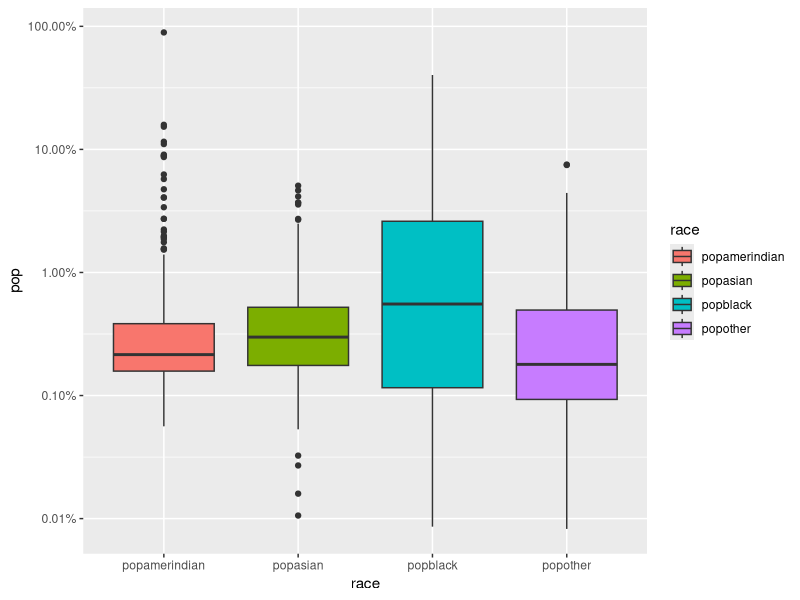
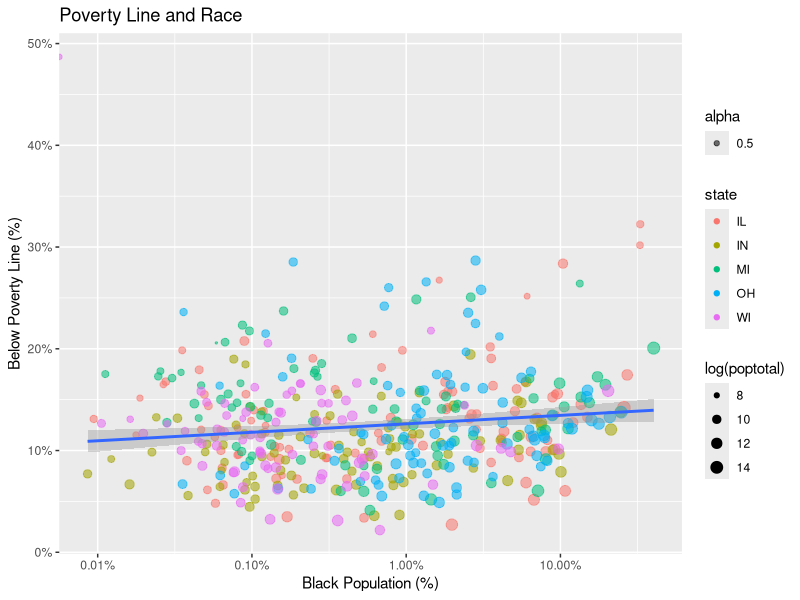
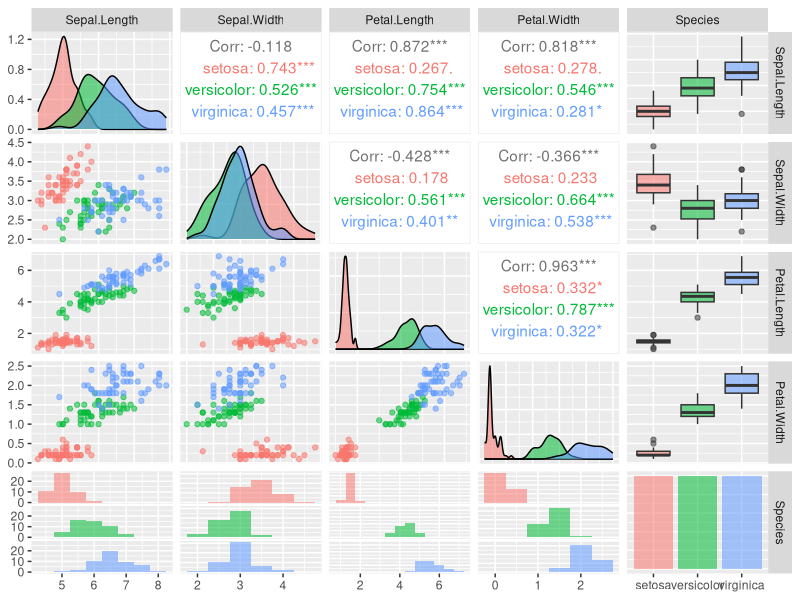

Recreate these plots in R, in order.
## ---- chunk 1
knitr::opts_chunk$set(collapse=TRUE, warning=FALSE)
library(tidyverse)
library(ggplot2)
library(GGally)
data("midwest", package="ggplot2")
## ---- chunk 2
mw_race <- midwest %>% 
  transmute(
    state, 
    county, 
    #popwhite = popwhite / poptotal, 
    popblack = popblack / poptotal, 
    popamerindian = popamerindian / poptotal, 
    popasian = popasian / poptotal, 
    popother = popother / poptotal
  ) %>%
  gather(race, pop, -state, -county)
## ---- chunk 3
ggplot(mw_race, aes(race, pop, fill=race)) + 
  scale_y_log10(
  	labels = scales::percent) +
  geom_boxplot()
## ---- chunk 4
ggplot(midwest, aes(x=percblack/100, y=percbelowpoverty/100)) +
  scale_x_log10(breaks=c(0.0001, 0.001, 0.01, 0.1, 1, 10, 100), labels = scales::percent) +
  scale_y_continuous(labels = scales::percent) + 
  geom_point(aes(size=log(poptotal), col=state, alpha=0.5)) + 
  scale_size(range=c(0.5, 4)) +
  geom_smooth(method="lm") +
  labs(title="Poverty Line and Race", x="Black Population (%)", y="Below Poverty Line (%)")
## ---- chunk 5
GGally::ggpairs(
  iris, 
  mapping=ggplot2::aes(color=Species, alpha=0.5), 
  lower = list(combo = wrap("facethist", binwidth = 0.5)))
